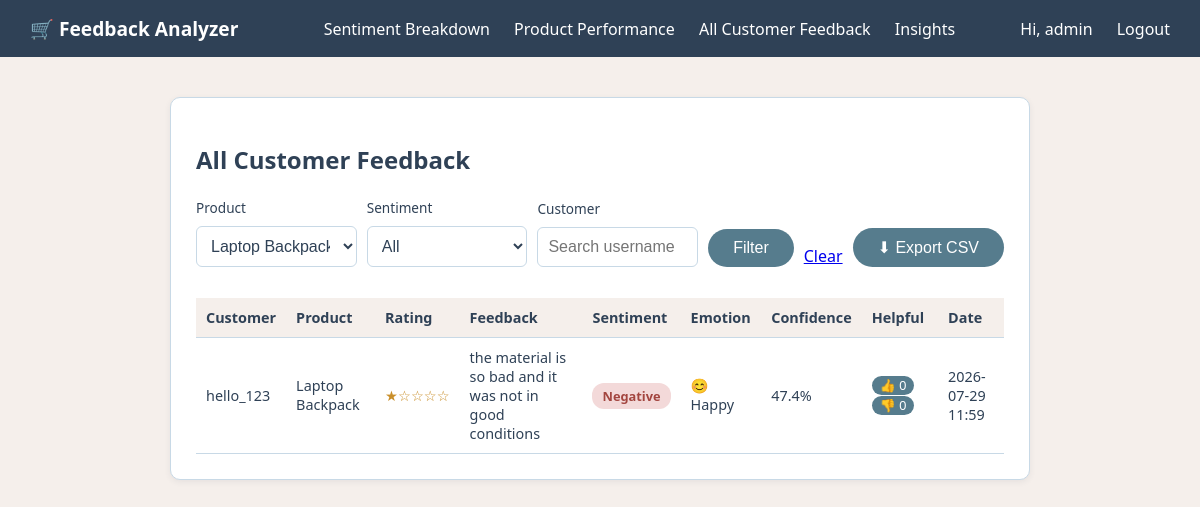
/admin/feedback?product_id=6 (signed in), run on the app's committed database.
### tables this page shows
CREATE TABLE feedback (
            id INTEGER PRIMARY KEY AUTOINCREMENT,
            user_id INTEGER NOT NULL,
            product_id INTEGER NOT NULL,
            rating INTEGER NOT NULL,
            review_text TEXT NOT NULL,
            sentiment TEXT NOT NULL,
            score REAL NOT NULL,
            confidence REAL NOT NULL,
            emotion TEXT,
            spam_score INTEGER DEFAULT 0,
            helpful_votes INTEGER DEFAULT 0,
            not_helpful_votes INTEGER DEFAULT 0,
            created_at TEXT NOT NULL,
            FOREIGN KEY (user_id) REFERENCES users(id),
            FOREIGN KEY (product_id) REFERENCES products(id)
        );

CREATE TABLE users (
            id INTEGER PRIMARY KEY AUTOINCREMENT,
            username TEXT UNIQUE NOT NULL,
            password_hash TEXT NOT NULL,
            role TEXT NOT NULL CHECK(role IN ('customer', 'admin'))
        );

CREATE TABLE products (
            id INTEGER PRIMARY KEY AUTOINCREMENT,
            name TEXT UNIQUE NOT NULL
        );

### app.py (the view)
@app.route("/admin/feedback")
@admin_required
def admin_feedback():
    product_id = request.args.get("product_id", type=int)
    sentiment = request.args.get("sentiment")
    username = request.args.get("username")
    if product_id or sentiment or username:
        all_feedback = db.search_feedback(product_id, sentiment, username)
    else:
        all_feedback = db.get_all_feedback()
    products = db.get_all_products()
    return render_template(
        "admin_feedback.html",
        feedback=all_feedback,
        products=products,
        filters={"product_id": product_id, "sentiment": sentiment, "username": username}
    )

### app.py (called while the page is built)
def admin_required(f):
    @wraps(f)
    def wrapper(*args, **kwargs):
        if session.get("role") != "admin":
            return redirect(url_for("login"))
        return f(*args, **kwargs)
    return wrapper

### database.py (called while the page is built)
def get_connection():
    conn = sqlite3.connect(DB_NAME)
    conn.row_factory = sqlite3.Row
    return conn

def get_all_products():
    conn = get_connection()
    products = conn.execute("SELECT * FROM products ORDER BY name").fetchall()
    conn.close()
    return products

def search_feedback(product_id=None, sentiment=None, username=None):
    conn = get_connection()
    query = """
        SELECT feedback.*, products.name as product_name, users.username
        FROM feedback
        JOIN products ON feedback.product_id = products.id
        JOIN users ON feedback.user_id = users.id
        WHERE 1=1
    """
    params = []
    if product_id:
        query += " AND feedback.product_id = ?"
        params.append(product_id)
    if sentiment:
        query += " AND feedback.sentiment = ?"
        params.append(sentiment)
    if username:
        query += " AND users.username LIKE ?"
        params.append(f"%{username}%")
    query += " ORDER BY feedback.created_at DESC"
    rows = conn.execute(query, params).fetchall()
    conn.close()
    return rows

### templates/admin_feedback.html (shortened to what this page needs)
{% extends "base.html" %}
{% block content %}
<div class="card">
  <h2>All Customer Feedback</h2>
  <form method="GET" style="display:flex; gap:10px; align-items:flex-end; margin-bottom: 15px; flex-wrap: wrap;">
    <div style="flex:1; min-width:150px;">
      <label style="font-size:0.85rem;">Product</label>
      <select name="product_id">
        {% for prod in products %}
          <option value="{{ prod.id }}" {% if filters.product_id == prod.id %}selected{% endif %}>{{ prod.name }}</option>
        {% endfor %}
      </select>
    </div>
    <div style="flex:1; min-width:150px;">
      <label style="font-size:0.85rem;">Sentiment</label>
      <select name="sentiment">
        <option value="">All</option>
      </select>
    </div>
    <div style="flex:1; min-width:150px;">
      <label style="font-size:0.85rem;">Customer</label>
      <input type="text" name="username" value="{{ filters.username or '' }}" placeholder="Search username">
    </div>
    <button type="submit" style="margin-bottom:16px;">Filter</button>
    <a href="{{ url_for('admin_feedback') }}" style="margin-bottom:16px;">Clear</a>
    <a href="{{ url_for('export_csv') }}" style="margin-bottom:16px; margin-left:auto;">
      <button type="button">⬇ Export CSV</button>
    </a>
  </form>
  {% if feedback %}
    <table>
      <tr>
        <th>Customer</th>
        <th>Product</th>
        <th>Rating</th>
        <th>Feedback</th>
        <th>Sentiment</th>
        <th>Emotion</th>
        <th>Confidence</th>
        <th>Helpful</th>
        <th>Date</th>
      </tr>
      {% for item in feedback %}
      <tr>
        <td>{{ item.username }}</td>
        <td>{{ item.product_name }}</td>
        <td class="stars">{{ '★' * item.rating }}{{ '☆' * (5 - item.rating) }}</td>
        <td>
          {{ item.review_text }}
        </td>
        <td><span class="badge {{ item.sentiment }}">{{ item.sentiment }}</span></td>
        <td>{{ item.emotion or '—' }}</td>
        <td>{{ item.confidence }}%</td>
        <td>
          <form method="POST" action="{{ url_for('cast_vote', feedback_id=item.id, vote='helpful') }}" style="display:inline;">
            <button type="submit" style="padding:2px 8px; font-size:0.8rem;">👍 {{ item.helpful_votes or 0 }}</button>
          </form>
          <form method="POST" action="{{ url_for('cast_vote', feedback_id=item.id, vote='not_helpful') }}" style="display:inline;">
            <button type="submit" style="padding:2px 8px; font-size:0.8rem;">👎 {{ item.not_helpful_votes or 0 }}</button>
          </form>
        </td>
        <td>{{ item.created_at }}</td>
      </tr>
      {% endfor %}
    </table>
  {% else %}
    <p>No feedback matches these filters.</p>
  {% endif %}
</div>
{% endblock %}

### static/style.css (style rules this page uses)
* { box-sizing: border-box; }
:root { --navy: #2F4156; --teal: #567C8D; --beige: #F5EFEB; --sky: #C8D9E6; --white: #FFFFFF; }
body { font-family: 'Segoe UI', Arial, sans-serif; background-color: var(--beige); color: var(--navy); margin: 0; padding: 0; }
.card { background: var(--white); padding: 25px; border-radius: 10px; border: 1px solid var(--sky); box-shadow: 0 2px 6px rgba(47, 65, 86, 0.08); margin-bottom: 20px; }
h1, h2 { color: var(--navy); }
input, select, textarea { width: 100%; padding: 10px; margin: 8px 0 16px; border: 1px solid var(--sky); border-radius: 6px; font-size: 1rem; background-color: var(--white); color: var(--navy); }
button { background-color: var(--teal); color: var(--white); border: none; padding: 10px 25px; border-radius: 20px; font-size: 1rem; cursor: pointer; transition: background-color 0.2s ease; }
table { width: 100%; border-collapse: collapse; margin-top: 10px; }
th, td { text-align: left; padding: 10px; border-bottom: 1px solid var(--sky); font-size: 0.9rem; color: var(--navy); }
th { background-color: var(--beige); }
.badge { padding: 4px 10px; border-radius: 12px; font-size: 0.8rem; font-weight: bold; }
.badge.Negative { background: #f3d9d9; color: #a3453f; }
.stars { color: #c98f2b; }

### data on the page
feedback: username "hello_123", product_name "Laptop Backpack", rating "★", rating "☆☆☆☆", review_text "the material is so bad and it was not in good conditions", sentiment "Negative", emotion "😊 Happy", confidence "47.4", helpful_votes "0", not_helpful_votes "0", created_at "2026-07-29 11:59"

### other printed values
{{ session.get('username', '') }} "admin"
form field product_id "Laptop Backpack"
